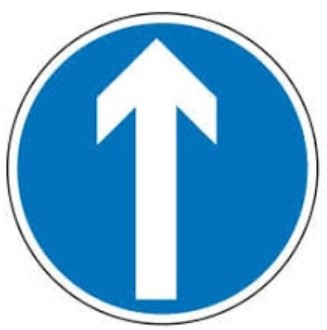
#> input picture test2.jpg, 327 x 330 px
$ python color_segment2.py
#> lines starting #> are read from the running program, lines starting #| are printed output that depends on the picture; after the words box and inside, x2 and y2 are one past the last pixel; in counts of white or black regions, pixels touching at a corner belong together
import cv2
import numpy as np

#load image
img=cv2.imread('test2.jpg')
#> img is the input picture: shape (330, 327, 3); mean B, G, R 216, 180.8, 126.6
print('img:',type(img),img.shape,img.dtype)
#| img: <class 'numpy.ndarray'> (330, 327, 3) uint8
# cv2.imshow('img',img)

hsv=cv2.cvtColor(img,cv2.COLOR_BGR2HSV)
#> hsv: shape (330, 327, 3); mean H, S, V 64.5, 122.8, 216.3
# cv2.imshow('hsv',hsv)

#get the blue area
blue_lower=np.array([100,50,50])
blue_upper=np.array([124,255,255])
mask=cv2.inRange(hsv,blue_lower,blue_upper)
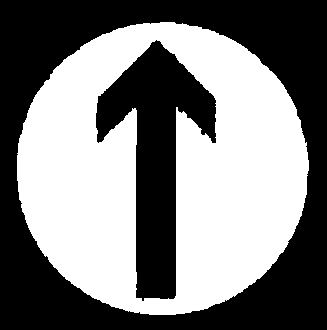
#> mask: shape (330, 327); 49.7% white; 1 white region, box (x1, y1, x2, y2) and area: (17, 22, 309, 315) 53639
print('mask',type(mask),mask.shape)
#| mask <class 'numpy.ndarray'> (330, 327)
# cv2.imshow('mask',mask)


blurred=cv2.blur(mask,(9,9))
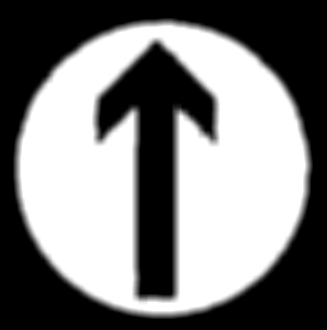
#> blurred: shape (330, 327); min 0, max 255, mean 126.8
# cv2.imshow('blurred',blurred)
#Binary
ret,binary=cv2.threshold(blurred,127,255,cv2.THRESH_BINARY)
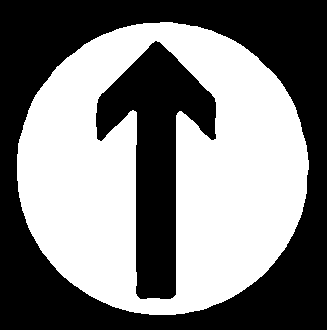
#> binary: shape (330, 327); 49.7% white; 1 white region, box (x1, y1, x2, y2) and area: (17, 22, 309, 315) 53647
# cv2.imshow('blurred binary',binary)

#Close the area without gaps
kernel = cv2.getStructuringElement(cv2.MORPH_RECT, (21, 7))
closed = cv2.morphologyEx(binary, cv2.MORPH_CLOSE, kernel)
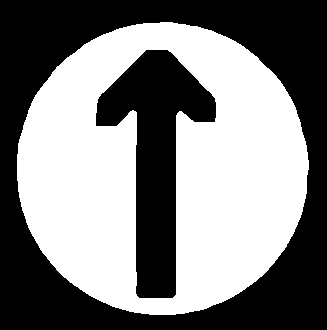
#> closed: shape (330, 327); 50.2% white; 2 black regions, box (x1, y1, x2, y2) and area: (0, 0, 327, 330) 40746, (96, 50, 216, 298) 12992
# cv2.imshow('closed',closed)


erode=cv2.erode(closed,None,iterations=4)
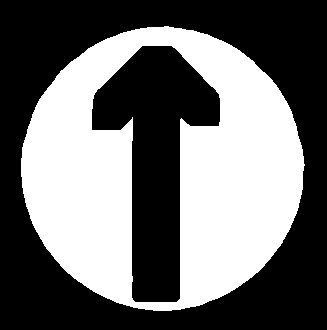
#> erode: shape (330, 327); 42.9% white; 1 white region, box (x1, y1, x2, y2) and area: (21, 26, 305, 311) 46333
# cv2.imshow('erode',erode)
dilate=cv2.dilate(erode,None,iterations=4)
#> dilate: shape (330, 327); 50.2% white; 2 black regions
# cv2.imshow('dilate',dilate)


contours, hierarchy=cv2.findContours(dilate.copy(), cv2.RETR_EXTERNAL,cv2.CHAIN_APPROX_SIMPLE)
#> contours = 1 contour; box (x1, y1, x2, y2) and area: (17, 22, 309, 315) 66749

i=0
res=img.copy()
for con in contours:
    #to rectangle
    rect=cv2.minAreaRect(con)
    #change rectangle to the box
    box=np.int0(cv2.boxPoints(rect))
    #draw the area
    cv2.drawContours(res,[box],-1,(0,0,255),2)
    print([box])
    #calculate the rectangle
    h1=max([box][0][0][1],[box][0][1][1],[box][0][2][1],[box][0][3][1])
    h2=min([box][0][0][1],[box][0][1][1],[box][0][2][1],[box][0][3][1])
    l1=max([box][0][0][0],[box][0][1][0],[box][0][2][0],[box][0][3][0])
    l2=min([box][0][0][0],[box][0][1][0],[box][0][2][0],[box][0][3][0])
    print('h1',h1)
    print('h2',h2)
    print('l1',l1)
    print('l2',l2)

    if h1-h2>0 and l1-l2>0:
        temp=img[h2:h1,l2:l1]
        i=i+1
#> this loop made 1 pass
#> (rect, box, h1, h2, l1, l2, i) on pass 1: (((162.5, 168), (292, 291), -90), [[308, 314], [17, 314], [17, 22], [308, 22]], 314, 22, 308, 17, 1)
#| [array([[308, 314],
#|        [ 17, 314],
#|        [ 17,  22],
#|        [308,  22]])]
#| h1 314
#| h2 22
#| l1 308
#| l2 17
#> pass 1, `temp=img[h2:h1,l2:l1]`:
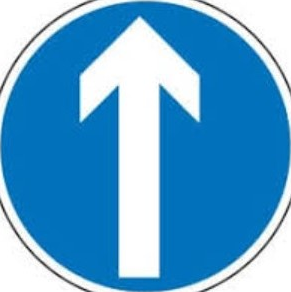
#> temp: shape (292, 291, 3); mean B, G, R 208.1, 163.4, 94.7
#> after the loop:
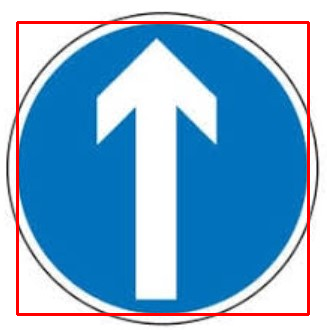
#> res: shape (330, 327, 3); 3.24% of pixels changed, all inside (x1, y1, x2, y2) = (16, 21, 310, 316)
#> after the loop, i = 1
        #image after cuts
        # cv2.imshow('sign'+str(i),temp)
#draw the original image
cv2.imshow('res',res)

cv2.waitKey(0)
cv2.destroyAllWindows()
